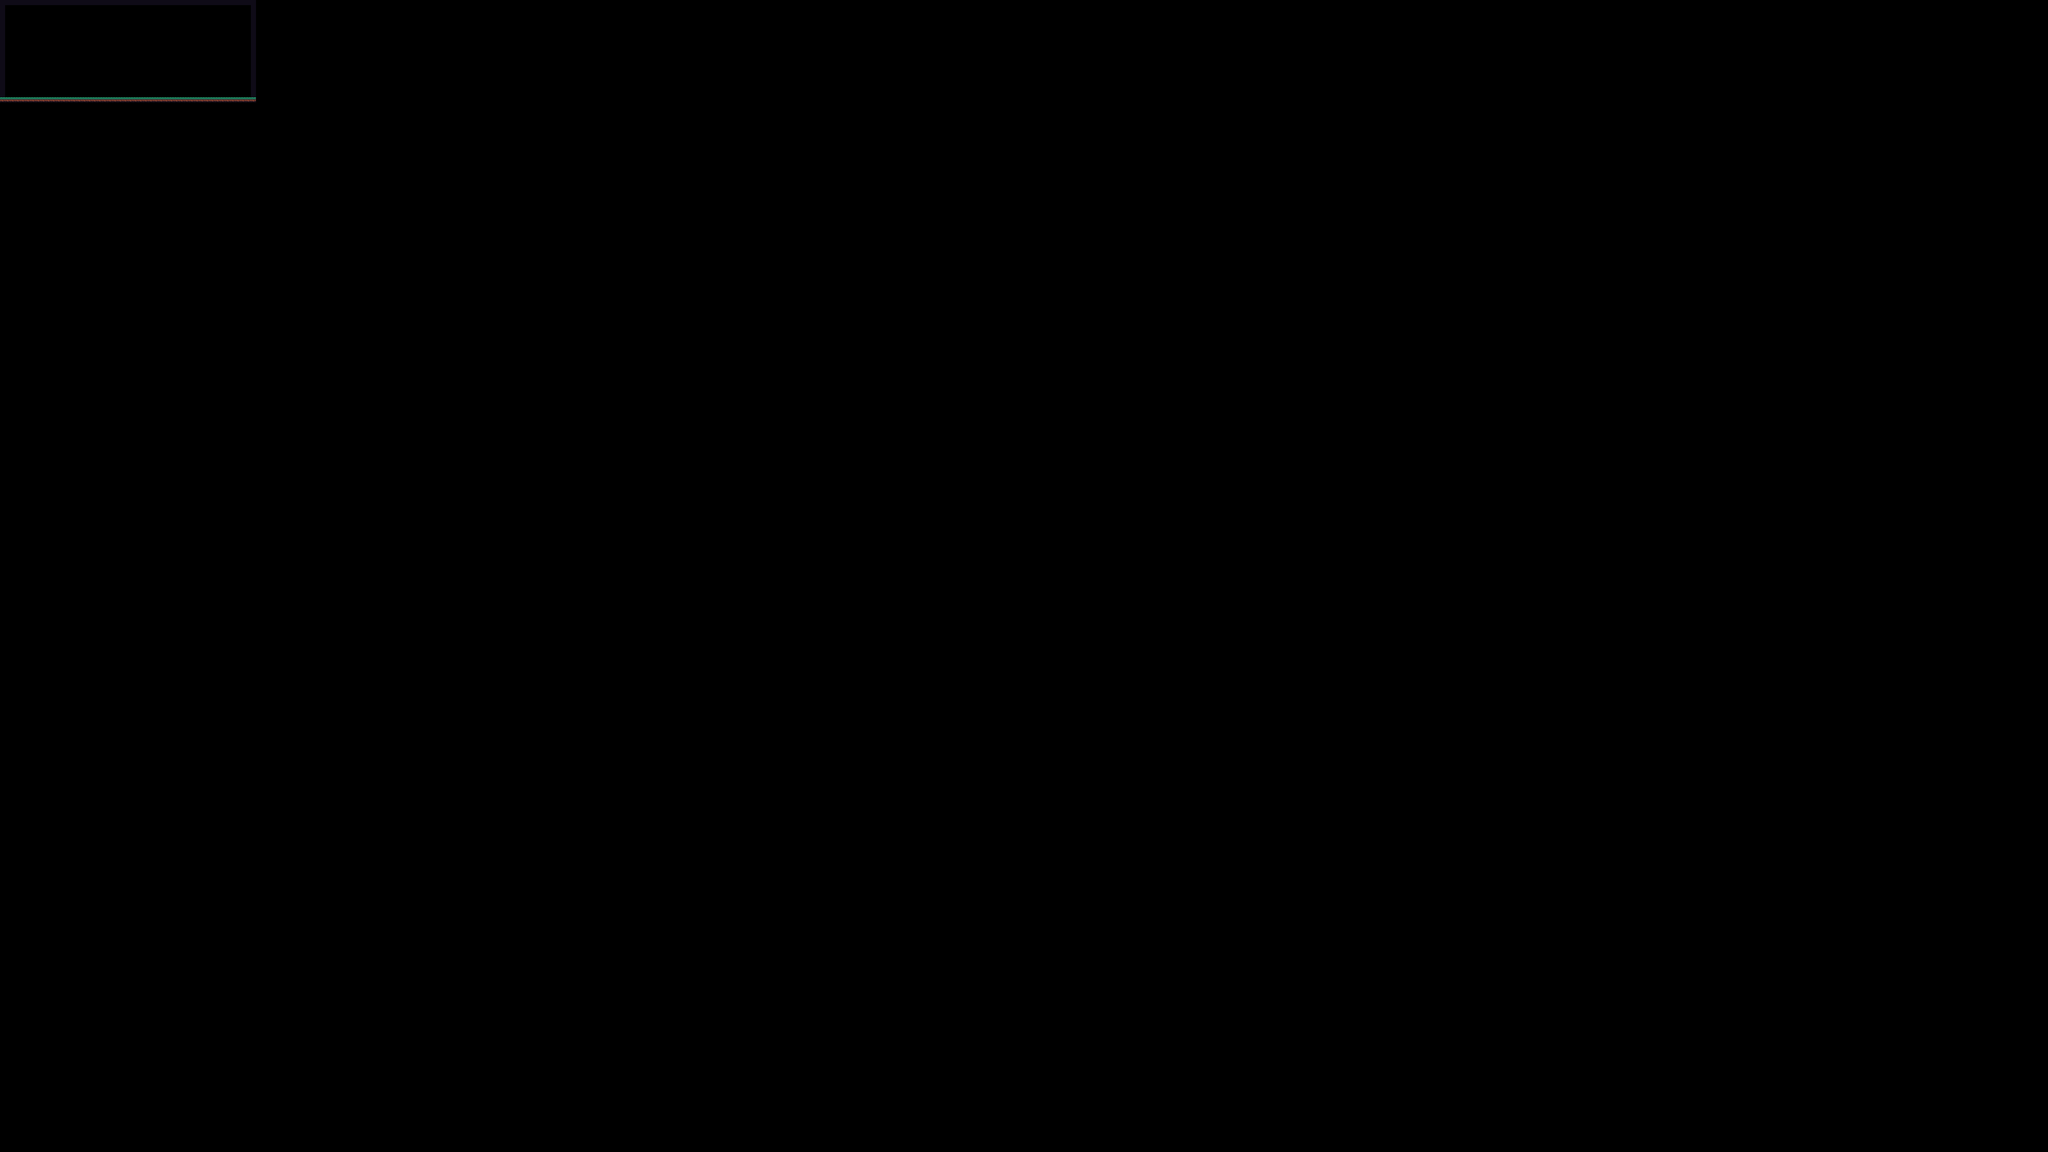

This game map was drawn from its Tiled (.tmx) file and the tilesets committed beside it. A one-line description and the trimmed map source follow:
An orthogonal 400x225 tile map with 16x16 px tiles, 1 tile layer (Tile).

<map version="1.10" tiledversion="1.11.2" orientation="orthogonal" renderorder="right-down" width="400" height="225" tilewidth="16" tileheight="16" infinite="0" nextlayerid="2" nextobjectid="1">
 <editorsettings>
  <export target="map0.json" format="json" />
 </editorsettings>
 <tileset firstgid="1" source="GrassTiles.tsx" />
 <layer id="1" name="Tile" width="400" height="225">
  <data>[90000 cells, 136 non-empty, 2 distinct tile ids]</data>
 </layer>
</map>
